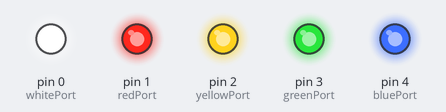
The sketch below on a simulated Arduino Uno, built with avr-gcc and run on an emulated ATmega328P. Shown: output pins drawn as LEDs (lit = HIGH).

Above: at 0.2 s.
At 1.2 s:
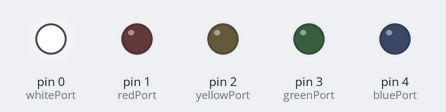
At 3.2 s:
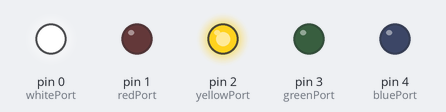
At 4.2 s:
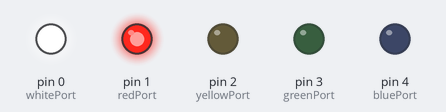
At 6.2 s:
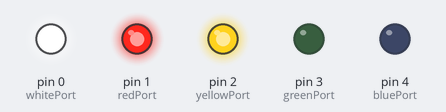
At 8.7 s:
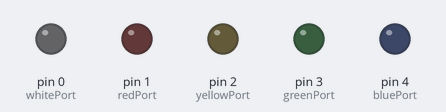
Timing chart, 0 to 9.1 s (numbered marks = the images above):
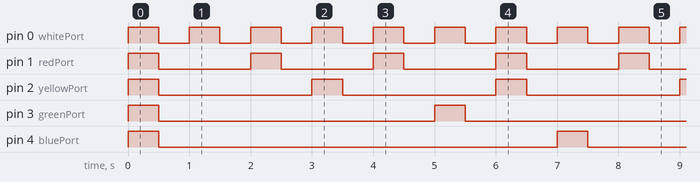

The sketch:

lab1_sketch.ino
```cpp
// initialize our variables
int whitePort;
int redPort;
int yellowPort;
int greenPort;
int bluePort;
double timeDelay;
int counter;

void setup() {
  // put your setup code here, to run once:

  // set which port our positive wire is connected to
  whitePort = 0;
  redPort = 1;
  yellowPort = 2;
  greenPort = 3;
  bluePort = 4;

  // "pinMode" sets the port to what we want, in this case "OUTPUT"
  pinMode(whitePort, OUTPUT);
  pinMode(redPort, OUTPUT);
  pinMode(yellowPort, OUTPUT);
  pinMode(greenPort, OUTPUT);
  pinMode(bluePort, OUTPUT);

  // define time delay
  timeDelay = 500; // half a second

  // initialize the counter
  counter = 0;

}

void loop() {
  // put your main code here, to run repeatedly:

  digitalWrite(whitePort, HIGH);

  if (counter % 2 == 0) {
    digitalWrite(redPort, HIGH);
  }
  if (counter % 3 == 0) {
    digitalWrite(yellowPort, HIGH);
  }
  if (counter % 5 == 0) {
    digitalWrite(greenPort, HIGH);
  }
  if (counter % 7 == 0) {
    digitalWrite(bluePort, HIGH);
  }

  delay(timeDelay);


  digitalWrite(whitePort, LOW);
  digitalWrite(redPort, LOW);
  digitalWrite(yellowPort, LOW);
  digitalWrite(greenPort, LOW);
  digitalWrite(bluePort, LOW);

  delay(timeDelay);

  counter ++;
}
```

Measured:
- by itself, pin 0 (whitePort): alternates HIGH for 0.50 s and LOW for 0.50 s
- by itself, pin 1 (redPort): alternates HIGH for 0.50 s and LOW for 1.5 s
- by itself, pin 2 (yellowPort): alternates HIGH for 0.50 s and LOW for 2.5 s
- by itself, pin 3 (greenPort): alternates HIGH for 0.50 s and LOW for 4.5 s
- by itself, pin 4 (bluePort): alternates HIGH for 0.50 s and LOW for 6.5 s
